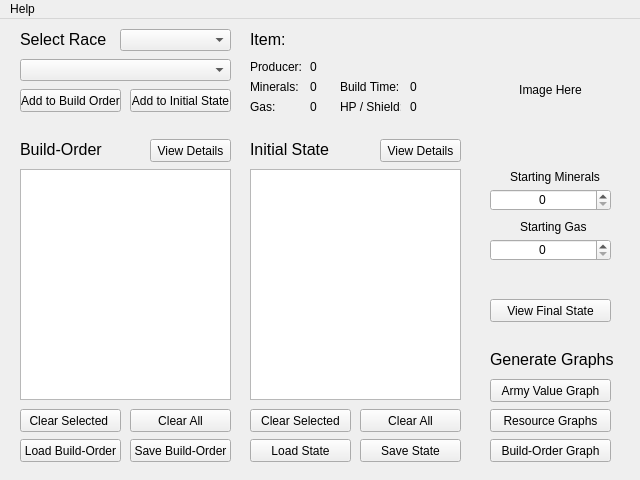
<?xml version="1.0" encoding="UTF-8"?>
<ui version="4.0">
 <class>MainWindow</class>
 <widget class="QMainWindow" name="MainWindow">
  <property name="geometry">
   <rect>
    <x>0</x>
    <y>0</y>
    <width>640</width>
    <height>480</height>
   </rect>
  </property>
  <property name="sizePolicy">
   <sizepolicy hsizetype="Preferred" vsizetype="Preferred">
    <horstretch>0</horstretch>
    <verstretch>0</verstretch>
   </sizepolicy>
  </property>
  <property name="minimumSize">
   <size>
    <width>640</width>
    <height>480</height>
   </size>
  </property>
  <property name="maximumSize">
   <size>
    <width>640</width>
    <height>480</height>
   </size>
  </property>
  <property name="windowTitle">
   <string>MainWindow</string>
  </property>
  <widget class="QWidget" name="centralWidget">
   <widget class="QPushButton" name="addToBuildOrderButton">
    <property name="geometry">
     <rect>
      <x>20</x>
      <y>70</y>
      <width>101</width>
      <height>23</height>
     </rect>
    </property>
    <property name="text">
     <string>Add to Build Order</string>
    </property>
   </widget>
   <widget class="QComboBox" name="actionTypeComboBox">
    <property name="geometry">
     <rect>
      <x>20</x>
      <y>40</y>
      <width>211</width>
      <height>22</height>
     </rect>
    </property>
   </widget>
   <widget class="QComboBox" name="raceComboBox">
    <property name="geometry">
     <rect>
      <x>120</x>
      <y>10</y>
      <width>111</width>
      <height>22</height>
     </rect>
    </property>
   </widget>
   <widget class="QListWidget" name="buildOrderList">
    <property name="geometry">
     <rect>
      <x>20</x>
      <y>150</y>
      <width>211</width>
      <height>231</height>
     </rect>
    </property>
    <property name="selectionMode">
     <enum>QAbstractItemView::MultiSelection</enum>
    </property>
   </widget>
   <widget class="QPushButton" name="deleteItemsButton">
    <property name="geometry">
     <rect>
      <x>20</x>
      <y>390</y>
      <width>101</width>
      <height>23</height>
     </rect>
    </property>
    <property name="text">
     <string>Clear Selected </string>
    </property>
   </widget>
   <widget class="QLabel" name="label_2">
    <property name="geometry">
     <rect>
      <x>20</x>
      <y>10</y>
      <width>91</width>
      <height>21</height>
     </rect>
    </property>
    <property name="font">
     <font>
      <family>Arial</family>
      <pointsize>12</pointsize>
     </font>
    </property>
    <property name="text">
     <string>Select Race</string>
    </property>
   </widget>
   <widget class="QPushButton" name="clearAllItems">
    <property name="geometry">
     <rect>
      <x>130</x>
      <y>390</y>
      <width>101</width>
      <height>23</height>
     </rect>
    </property>
    <property name="text">
     <string>Clear All</string>
    </property>
   </widget>
   <widget class="QLabel" name="buildOrderLabel">
    <property name="geometry">
     <rect>
      <x>20</x>
      <y>120</y>
      <width>91</width>
      <height>21</height>
     </rect>
    </property>
    <property name="font">
     <font>
      <family>Arial</family>
      <pointsize>12</pointsize>
     </font>
    </property>
    <property name="text">
     <string>Build-Order</string>
    </property>
   </widget>
   <widget class="QListWidget" name="initialStateList">
    <property name="geometry">
     <rect>
      <x>250</x>
      <y>150</y>
      <width>211</width>
      <height>231</height>
     </rect>
    </property>
    <property name="selectionMode">
     <enum>QAbstractItemView::MultiSelection</enum>
    </property>
   </widget>
   <widget class="QPushButton" name="addToStateButton">
    <property name="geometry">
     <rect>
      <x>130</x>
      <y>70</y>
      <width>101</width>
      <height>23</height>
     </rect>
    </property>
    <property name="text">
     <string>Add to Initial State</string>
    </property>
   </widget>
   <widget class="QLabel" name="initialStateLabel">
    <property name="geometry">
     <rect>
      <x>250</x>
      <y>120</y>
      <width>101</width>
      <height>21</height>
     </rect>
    </property>
    <property name="font">
     <font>
      <family>Arial</family>
      <pointsize>12</pointsize>
     </font>
    </property>
    <property name="text">
     <string>Initial State</string>
    </property>
   </widget>
   <widget class="QPushButton" name="deleteItemsButtonState">
    <property name="geometry">
     <rect>
      <x>250</x>
      <y>390</y>
      <width>101</width>
      <height>23</height>
     </rect>
    </property>
    <property name="text">
     <string>Clear Selected</string>
    </property>
   </widget>
   <widget class="QPushButton" name="clearAllItemsState">
    <property name="geometry">
     <rect>
      <x>360</x>
      <y>390</y>
      <width>101</width>
      <height>23</height>
     </rect>
    </property>
    <property name="text">
     <string>Clear All</string>
    </property>
   </widget>
   <widget class="QSpinBox" name="mineralsSpinBox">
    <property name="geometry">
     <rect>
      <x>490</x>
      <y>170</y>
      <width>121</width>
      <height>22</height>
     </rect>
    </property>
    <property name="alignment">
     <set>Qt::AlignCenter</set>
    </property>
    <property name="maximum">
     <number>99999</number>
    </property>
   </widget>
   <widget class="QLabel" name="mineralsLabel">
    <property name="geometry">
     <rect>
      <x>510</x>
      <y>150</y>
      <width>91</width>
      <height>16</height>
     </rect>
    </property>
    <property name="text">
     <string>Starting Minerals</string>
    </property>
   </widget>
   <widget class="QLabel" name="gasLabel">
    <property name="geometry">
     <rect>
      <x>520</x>
      <y>200</y>
      <width>91</width>
      <height>16</height>
     </rect>
    </property>
    <property name="text">
     <string>Starting Gas</string>
    </property>
   </widget>
   <widget class="QSpinBox" name="gasSpinBox">
    <property name="geometry">
     <rect>
      <x>490</x>
      <y>220</y>
      <width>121</width>
      <height>22</height>
     </rect>
    </property>
    <property name="alignment">
     <set>Qt::AlignCenter</set>
    </property>
    <property name="maximum">
     <number>99999</number>
    </property>
   </widget>
   <widget class="QLabel" name="itemInformationLabel">
    <property name="geometry">
     <rect>
      <x>250</x>
      <y>10</y>
      <width>241</width>
      <height>21</height>
     </rect>
    </property>
    <property name="font">
     <font>
      <family>Arial</family>
      <pointsize>12</pointsize>
     </font>
    </property>
    <property name="text">
     <string>Item:</string>
    </property>
   </widget>
   <widget class="QLabel" name="mineralCostLabel">
    <property name="geometry">
     <rect>
      <x>250</x>
      <y>60</y>
      <width>71</width>
      <height>16</height>
     </rect>
    </property>
    <property name="text">
     <string>Minerals:</string>
    </property>
   </widget>
   <widget class="QLabel" name="gasCostLabel">
    <property name="geometry">
     <rect>
      <x>250</x>
      <y>80</y>
      <width>51</width>
      <height>16</height>
     </rect>
    </property>
    <property name="text">
     <string>Gas:</string>
    </property>
   </widget>
   <widget class="QLabel" name="label_4">
    <property name="geometry">
     <rect>
      <x>340</x>
      <y>60</y>
      <width>61</width>
      <height>16</height>
     </rect>
    </property>
    <property name="text">
     <string>Build Time:</string>
    </property>
   </widget>
   <widget class="QLabel" name="mineralCost">
    <property name="geometry">
     <rect>
      <x>310</x>
      <y>60</y>
      <width>31</width>
      <height>16</height>
     </rect>
    </property>
    <property name="text">
     <string>0</string>
    </property>
   </widget>
   <widget class="QLabel" name="gasCost">
    <property name="geometry">
     <rect>
      <x>310</x>
      <y>80</y>
      <width>31</width>
      <height>16</height>
     </rect>
    </property>
    <property name="text">
     <string>0</string>
    </property>
   </widget>
   <widget class="QLabel" name="buildTime">
    <property name="geometry">
     <rect>
      <x>410</x>
      <y>60</y>
      <width>51</width>
      <height>16</height>
     </rect>
    </property>
    <property name="text">
     <string>0</string>
    </property>
   </widget>
   <widget class="QLabel" name="producerLabel">
    <property name="geometry">
     <rect>
      <x>250</x>
      <y>40</y>
      <width>51</width>
      <height>16</height>
     </rect>
    </property>
    <property name="text">
     <string>Producer:</string>
    </property>
   </widget>
   <widget class="QLabel" name="builder">
    <property name="geometry">
     <rect>
      <x>310</x>
      <y>40</y>
      <width>131</width>
      <height>16</height>
     </rect>
    </property>
    <property name="text">
     <string>0</string>
    </property>
   </widget>
   <widget class="QLabel" name="label_6">
    <property name="geometry">
     <rect>
      <x>340</x>
      <y>80</y>
      <width>61</width>
      <height>16</height>
     </rect>
    </property>
    <property name="text">
     <string>HP / Shield:</string>
    </property>
   </widget>
   <widget class="QLabel" name="hpShield">
    <property name="geometry">
     <rect>
      <x>410</x>
      <y>80</y>
      <width>51</width>
      <height>16</height>
     </rect>
    </property>
    <property name="text">
     <string>0</string>
    </property>
   </widget>
   <widget class="QLabel" name="imageLabel">
    <property name="geometry">
     <rect>
      <x>470</x>
      <y>10</y>
      <width>161</width>
      <height>121</height>
     </rect>
    </property>
    <property name="text">
     <string>Image Here</string>
    </property>
    <property name="alignment">
     <set>Qt::AlignCenter</set>
    </property>
   </widget>
   <widget class="QPushButton" name="visualizeButton">
    <property name="geometry">
     <rect>
      <x>490</x>
      <y>420</y>
      <width>121</width>
      <height>23</height>
     </rect>
    </property>
    <property name="text">
     <string>Build-Order Graph</string>
    </property>
   </widget>
   <widget class="QPushButton" name="saveBuildOrderButton">
    <property name="geometry">
     <rect>
      <x>130</x>
      <y>420</y>
      <width>101</width>
      <height>23</height>
     </rect>
    </property>
    <property name="text">
     <string>Save Build-Order</string>
    </property>
   </widget>
   <widget class="QPushButton" name="loadBuildOrderButton">
    <property name="geometry">
     <rect>
      <x>20</x>
      <y>420</y>
      <width>101</width>
      <height>23</height>
     </rect>
    </property>
    <property name="text">
     <string>Load Build-Order</string>
    </property>
   </widget>
   <widget class="QPushButton" name="saveStateButton">
    <property name="geometry">
     <rect>
      <x>360</x>
      <y>420</y>
      <width>101</width>
      <height>23</height>
     </rect>
    </property>
    <property name="text">
     <string>Save State</string>
    </property>
   </widget>
   <widget class="QPushButton" name="loadStateButton">
    <property name="geometry">
     <rect>
      <x>250</x>
      <y>420</y>
      <width>101</width>
      <height>23</height>
     </rect>
    </property>
    <property name="text">
     <string>Load State</string>
    </property>
   </widget>
   <widget class="QLabel" name="initialStateLabel_2">
    <property name="geometry">
     <rect>
      <x>490</x>
      <y>330</y>
      <width>131</width>
      <height>21</height>
     </rect>
    </property>
    <property name="font">
     <font>
      <family>Arial</family>
      <pointsize>12</pointsize>
     </font>
    </property>
    <property name="text">
     <string>Generate Graphs</string>
    </property>
   </widget>
   <widget class="QPushButton" name="resourceGraphButton">
    <property name="geometry">
     <rect>
      <x>490</x>
      <y>390</y>
      <width>121</width>
      <height>23</height>
     </rect>
    </property>
    <property name="text">
     <string>Resource Graphs</string>
    </property>
   </widget>
   <widget class="QPushButton" name="armyValueGraph">
    <property name="geometry">
     <rect>
      <x>490</x>
      <y>360</y>
      <width>121</width>
      <height>23</height>
     </rect>
    </property>
    <property name="text">
     <string>Army Value Graph</string>
    </property>
   </widget>
   <widget class="QPushButton" name="viewStateButton">
    <property name="geometry">
     <rect>
      <x>380</x>
      <y>120</y>
      <width>81</width>
      <height>23</height>
     </rect>
    </property>
    <property name="text">
     <string>View Details</string>
    </property>
   </widget>
   <widget class="QPushButton" name="buildOrderDetails">
    <property name="geometry">
     <rect>
      <x>150</x>
      <y>120</y>
      <width>81</width>
      <height>23</height>
     </rect>
    </property>
    <property name="text">
     <string>View Details</string>
    </property>
   </widget>
   <widget class="QPushButton" name="viewFinalStateButton">
    <property name="geometry">
     <rect>
      <x>490</x>
      <y>280</y>
      <width>121</width>
      <height>23</height>
     </rect>
    </property>
    <property name="text">
     <string>View Final State</string>
    </property>
   </widget>
  </widget>
  <widget class="QMenuBar" name="menuBar">
   <property name="geometry">
    <rect>
     <x>0</x>
     <y>0</y>
     <width>640</width>
     <height>21</height>
    </rect>
   </property>
   <widget class="QMenu" name="menuHelp">
    <property name="title">
     <string>Help</string>
    </property>
    <addaction name="actionAbout"/>
   </widget>
   <addaction name="menuHelp"/>
  </widget>
  <action name="actionAbout">
   <property name="text">
    <string>About</string>
   </property>
  </action>
 </widget>
 <layoutdefault spacing="6" margin="11"/>
 <resources/>
 <connections/>
</ui>
